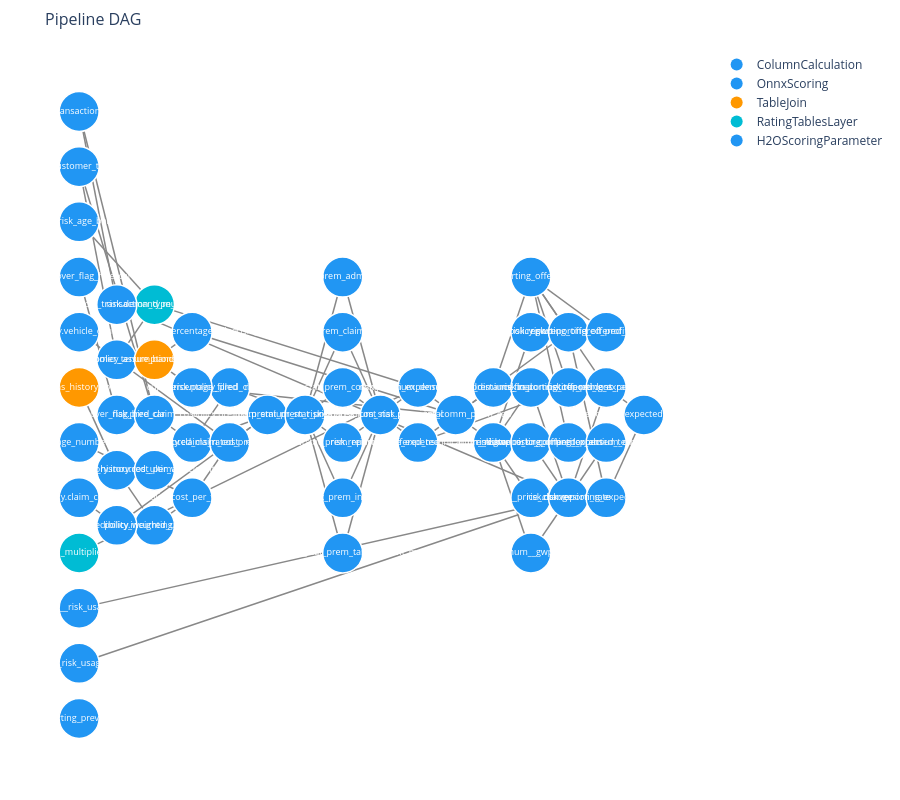

Source (notebook cell):
### Markdown cell above
`plot_dag()` draws the same graph interactively. It needs the `viz` extra (`plotly`, `networkx`).

### Code cell
pipeline.plot_dag(height=800)
